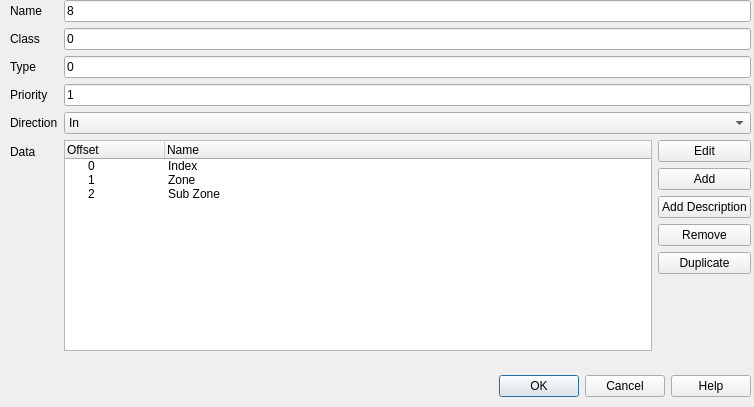
<?xml version="1.0" encoding="UTF-8"?>
<ui version="4.0">
 <class>CDlgMdfEvents</class>
 <widget class="QDialog" name="CDlgMdfEvents">
  <property name="geometry">
   <rect>
    <x>0</x>
    <y>0</y>
    <width>754</width>
    <height>407</height>
   </rect>
  </property>
  <property name="windowTitle">
   <string>Dialog</string>
  </property>
  <widget class="QDialogButtonBox" name="buttonBox_2">
   <property name="geometry">
    <rect>
     <x>10</x>
     <y>370</y>
     <width>741</width>
     <height>32</height>
    </rect>
   </property>
   <property name="orientation">
    <enum>Qt::Horizontal</enum>
   </property>
   <property name="standardButtons">
    <set>QDialogButtonBox::Cancel|QDialogButtonBox::Help|QDialogButtonBox::Ok</set>
   </property>
   <property name="centerButtons">
    <bool>false</bool>
   </property>
  </widget>
  <widget class="QWidget" name="formLayoutWidget">
   <property name="geometry">
    <rect>
     <x>10</x>
     <y>0</y>
     <width>741</width>
     <height>351</height>
    </rect>
   </property>
   <layout class="QFormLayout" name="formLayout">
    <item row="3" column="0">
     <widget class="QLabel" name="label_4">
      <property name="text">
       <string>Class</string>
      </property>
     </widget>
    </item>
    <item row="3" column="1">
     <widget class="QLineEdit" name="lineEdit_3">
      <property name="text">
       <string>0</string>
      </property>
     </widget>
    </item>
    <item row="4" column="0">
     <widget class="QLabel" name="label_5">
      <property name="text">
       <string>Type</string>
      </property>
     </widget>
    </item>
    <item row="4" column="1">
     <widget class="QLineEdit" name="lineEdit_4">
      <property name="text">
       <string>0</string>
      </property>
     </widget>
    </item>
    <item row="5" column="0">
     <widget class="QLabel" name="label_7">
      <property name="text">
       <string>Priority</string>
      </property>
     </widget>
    </item>
    <item row="5" column="1">
     <widget class="QLineEdit" name="lineEdit_6">
      <property name="text">
       <string>1</string>
      </property>
     </widget>
    </item>
    <item row="6" column="0">
     <widget class="QLabel" name="label_9">
      <property name="text">
       <string>Direction</string>
      </property>
     </widget>
    </item>
    <item row="7" column="1">
     <layout class="QHBoxLayout" name="horizontalLayout">
      <item>
       <widget class="QTreeWidget" name="treeWidget">
        <column>
         <property name="text">
          <string>Offset</string>
         </property>
        </column>
        <column>
         <property name="text">
          <string>Name</string>
         </property>
        </column>
        <item>
         <property name="text">
          <string>0</string>
         </property>
         <property name="text">
          <string>Index</string>
         </property>
        </item>
        <item>
         <property name="text">
          <string>1</string>
         </property>
         <property name="text">
          <string>Zone</string>
         </property>
        </item>
        <item>
         <property name="text">
          <string>2</string>
         </property>
         <property name="text">
          <string>Sub Zone</string>
         </property>
        </item>
       </widget>
      </item>
      <item>
       <layout class="QVBoxLayout" name="verticalLayout">
        <item>
         <widget class="QPushButton" name="pushButton_4">
          <property name="text">
           <string>Edit</string>
          </property>
         </widget>
        </item>
        <item>
         <widget class="QPushButton" name="pushButton">
          <property name="text">
           <string>Add</string>
          </property>
         </widget>
        </item>
        <item>
         <widget class="QPushButton" name="pushButton_5">
          <property name="text">
           <string>Add Description</string>
          </property>
         </widget>
        </item>
        <item>
         <widget class="QPushButton" name="pushButton_2">
          <property name="text">
           <string>Remove</string>
          </property>
         </widget>
        </item>
        <item>
         <widget class="QPushButton" name="pushButton_3">
          <property name="text">
           <string>Duplicate</string>
          </property>
         </widget>
        </item>
        <item>
         <spacer name="verticalSpacer">
          <property name="orientation">
           <enum>Qt::Vertical</enum>
          </property>
          <property name="sizeHint" stdset="0">
           <size>
            <width>20</width>
            <height>40</height>
           </size>
          </property>
         </spacer>
        </item>
       </layout>
      </item>
     </layout>
    </item>
    <item row="7" column="0">
     <widget class="QLabel" name="label_10">
      <property name="text">
       <string>Data</string>
      </property>
     </widget>
    </item>
    <item row="1" column="1">
     <widget class="QLineEdit" name="lineEdit_8">
      <property name="text">
       <string>8</string>
      </property>
     </widget>
    </item>
    <item row="6" column="1">
     <widget class="QComboBox" name="comboBox">
      <property name="minimumSize">
       <size>
        <width>0</width>
        <height>0</height>
       </size>
      </property>
      <item>
       <property name="text">
        <string>In</string>
       </property>
      </item>
      <item>
       <property name="text">
        <string>Out</string>
       </property>
      </item>
     </widget>
    </item>
    <item row="1" column="0">
     <widget class="QLabel" name="label">
      <property name="text">
       <string>Name</string>
      </property>
     </widget>
    </item>
   </layout>
  </widget>
 </widget>
 <resources/>
 <connections/>
</ui>
